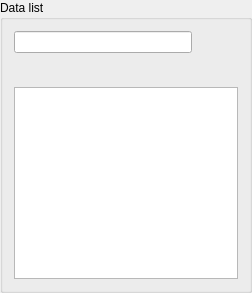
     <widget class="QGroupBox" name="groupBox_5">
      <property name="maximumSize">
       <size>
        <width>260</width>
        <height>16777215</height>
       </size>
      </property>
      <property name="title">
       <string>Data list</string>
      </property>
      <layout class="QGridLayout" name="gridLayout_2">
       <item row="0" column="0" colspan="4">
        <widget class="QLineEdit" name="lineEdit"/>
       </item>
       <item row="1" column="0">
        <widget class="QPushButton" name="pushButton_Saveas">
         <property name="sizePolicy">
          <sizepolicy hsizetype="Maximum" vsizetype="Fixed">
           <horstretch>0</horstretch>
           <verstretch>0</verstretch>
          </sizepolicy>
         </property>
         <property name="text">
          <string/>
         </property>
         <property name="icon">
          <iconset resource="logo.qrc">
           <normaloff>:/toolbar/data/save.png</normaloff>:/toolbar/data/save.png</iconset>
         </property>
         <property name="flat">
          <bool>true</bool>
         </property>
        </widget>
       </item>
       <item row="1" column="2">
        <widget class="QPushButton" name="pushButton_Refresh">
         <property name="sizePolicy">
          <sizepolicy hsizetype="Maximum" vsizetype="Fixed">
           <horstretch>0</horstretch>
           <verstretch>0</verstretch>
          </sizepolicy>
         </property>
         <property name="text">
          <string/>
         </property>
         <property name="icon">
          <iconset resource="logo.qrc">
           <normaloff>:/toolbar/data/Reset.png</normaloff>:/toolbar/data/Reset.png</iconset>
         </property>
         <property name="flat">
          <bool>true</bool>
         </property>
        </widget>
       </item>
       <item row="3" column="0" colspan="5">
        <widget class="QListWidget" name="listWidget"/>
       </item>
       <item row="0" column="4">
        <widget class="QPushButton" name="pushButton_Open">
         <property name="sizePolicy">
          <sizepolicy hsizetype="Maximum" vsizetype="Fixed">
           <horstretch>0</horstretch>
           <verstretch>0</verstretch>
          </sizepolicy>
         </property>
         <property name="text">
          <string/>
         </property>
         <property name="icon">
          <iconset resource="logo.qrc">
           <normaloff>:/toolbar/data/open.png</normaloff>:/toolbar/data/open.png</iconset>
         </property>
         <property name="flat">
          <bool>true</bool>
         </property>
        </widget>
       </item>
       <item row="1" column="3">
        <widget class="QPushButton" name="pushButton_Previous">
         <property name="sizePolicy">
          <sizepolicy hsizetype="Maximum" vsizetype="Fixed">
           <horstretch>0</horstretch>
           <verstretch>0</verstretch>
          </sizepolicy>
         </property>
         <property name="text">
          <string/>
         </property>
         <property name="icon">
          <iconset resource="logo.qrc">
           <normaloff>:/toolbar/data/left.png</normaloff>:/toolbar/data/left.png</iconset>
         </property>
         <property name="flat">
          <bool>true</bool>
         </property>
        </widget>
       </item>
       <item row="1" column="4">
        <widget class="QPushButton" name="pushButton_Next">
         <property name="sizePolicy">
          <sizepolicy hsizetype="Maximum" vsizetype="Fixed">
           <horstretch>0</horstretch>
           <verstretch>0</verstretch>
          </sizepolicy>
         </property>
         <property name="text">
          <string/>
         </property>
         <property name="icon">
          <iconset resource="logo.qrc">
           <normaloff>:/toolbar/data/right.png</normaloff>:/toolbar/data/right.png</iconset>
         </property>
         <property name="flat">
          <bool>true</bool>
         </property>
        </widget>
       </item>
       <item row="1" column="1">
        <widget class="QPushButton" name="pushButton_Saveall">
         <property name="sizePolicy">
          <sizepolicy hsizetype="Maximum" vsizetype="Fixed">
           <horstretch>0</horstretch>
           <verstretch>0</verstretch>
          </sizepolicy>
         </property>
         <property name="mouseTracking">
          <bool>true</bool>
         </property>
         <property name="statusTip">
          <string/>
         </property>
         <property name="whatsThis">
          <string>Save all</string>
         </property>
         <property name="accessibleName">
          <string/>
         </property>
         <property name="accessibleDescription">
          <string/>
         </property>
         <property name="autoFillBackground">
          <bool>false</bool>
         </property>
         <property name="text">
          <string/>
         </property>
         <property name="icon">
          <iconset resource="logo.qrc">
           <normaloff>:/toolbar/data/saveas.png</normaloff>:/toolbar/data/saveas.png</iconset>
         </property>
         <property name="flat">
          <bool>true</bool>
         </property>
        </widget>
       </item>
      </layout>
     </widget>
